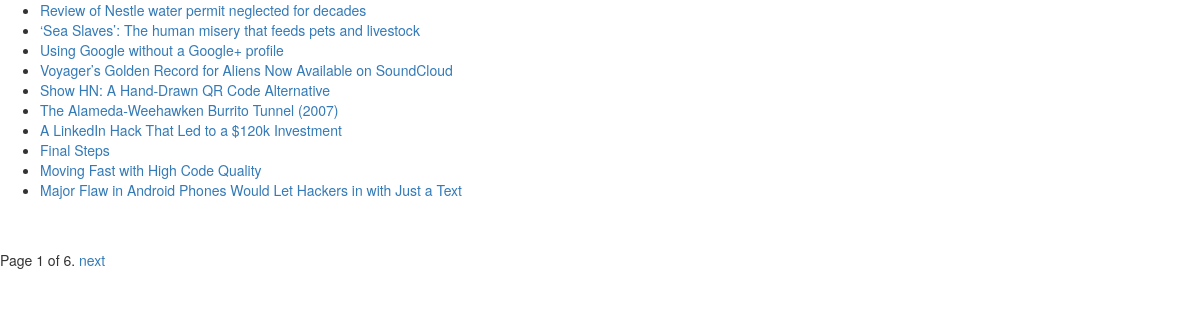
Page /news/ on the committed database.
### hackernews/models.py (models this page shows, shortened)
class News(models.Model):
	title = models.CharField(max_length = 300)
	link = models.CharField(max_length = 300)

### hackernews/views.py (the view)
def index(request):
	news_list = News.objects.all()
	paginator = Paginator(news_list, 10)
	page = request.GET.get('page')
	print page
	try:
		news = paginator.page(page)
	except PageNotAnInteger:
		news = paginator.page(1)
	except EmptyPage:
		news = paginator.page(paginator.num_pages)
	context = {'news' : news}
	return render(request, 'hackernews/index.html', context)

### hackernews/templates/hackernews/index.html (shortened to what this page needs)
{% load staticfiles %}
<link rel="stylesheet" type = "text/css" href="{% static 'bootstrap/css/bootstrap.min.css' %}" >
{% if news %}
	<ul>
	{% for n in news %}
		<li><a href="{{ n.link }}"> {{ n.title}} </a></li>
	{% endfor %}
	</ul>
	<div class="pagination">
		<span class="pagination">
			<span class="current">
				Page {{ news.number }} of {{news.paginator.num_pages }}.
			</span>
			{% if news.has_next %}
				<a href="?page={{ news.next_page_number }}">next</a>
			{% endif %}
		</span>
{% else %}
	<p> No news retrieved. </p>
{% endif %}

### rows in the picture
News: title "Review of Nestle water permit neglected for decades"
News: title "‘Sea Slaves’: The human misery that feeds pets and livestock"
News: title "Using Google without a Google+ profile"
News: title "Voyager’s Golden Record for Aliens Now Available on SoundCloud"
News: title "Show HN: A Hand-Drawn QR Code Alternative"
News: title "The Alameda-Weehawken Burrito Tunnel (2007)"
News: title "A LinkedIn Hack That Led to a $120k Investment"
News: title "Final Steps"
News: title "Moving Fast with High Code Quality"
News: title "Major Flaw in Android Phones Would Let Hackers in with Just a Text"

### other values in the picture
{{ news.number }} "1"
{{ news.paginator.num_pages }} "6"
